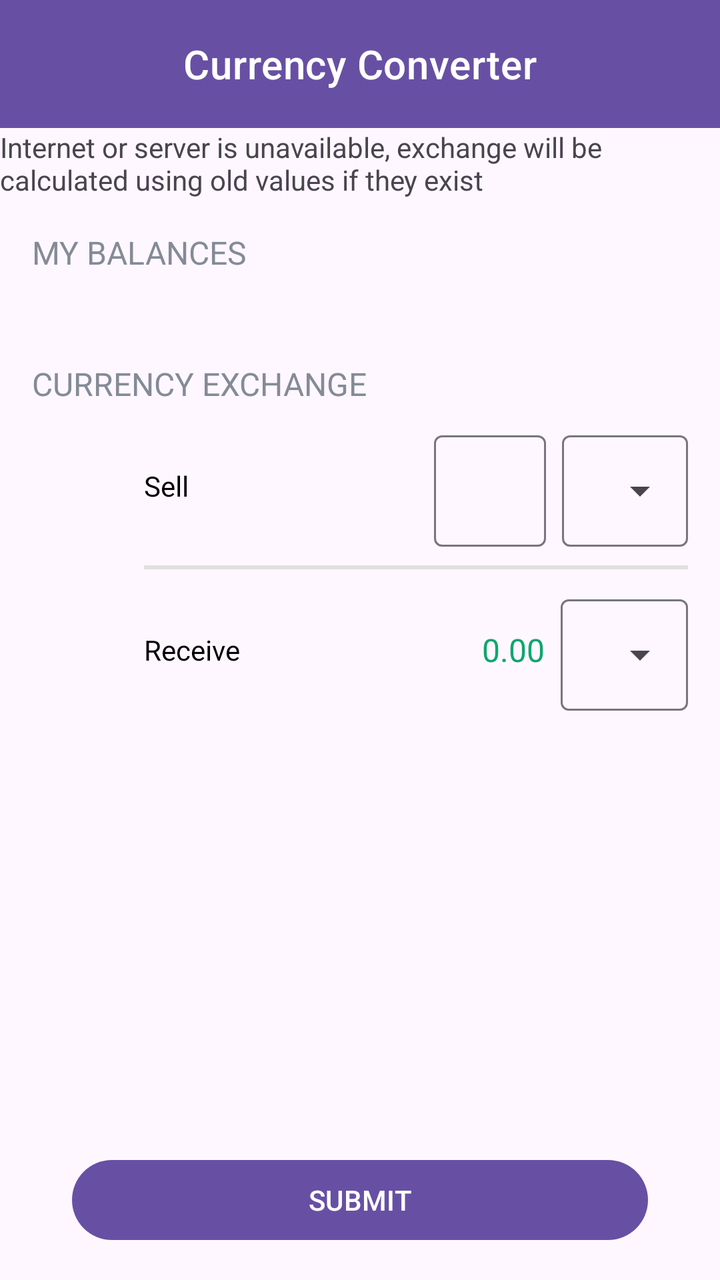
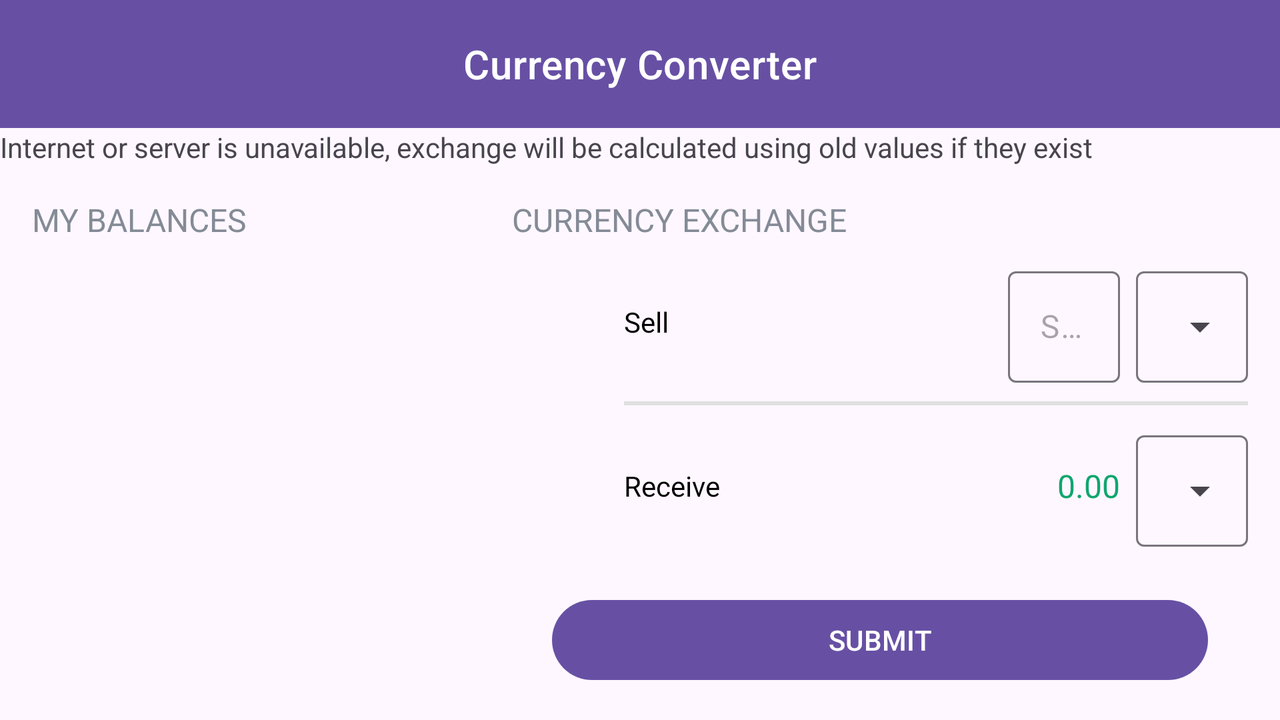

An Android layout and its configuration variant, each rendered on a device that would load it. The default file and the variant file are quoted in full after the pictures.
<!-- AndroidManifest.xml: application theme Theme.CurrencyExchangerTestTask -->
<!-- res/layout/activity_main.xml -->
<?xml version="1.0" encoding="utf-8"?>
<androidx.constraintlayout.widget.ConstraintLayout xmlns:android="http://schemas.android.com/apk/res/android"
    xmlns:app="http://schemas.android.com/apk/res-auto"
    xmlns:tools="http://schemas.android.com/tools"
    android:layout_width="match_parent"
    android:layout_height="match_parent"
    tools:context=".presentation.main.MainActivity">

    <androidx.constraintlayout.widget.Guideline
        android:id="@+id/leftGuideline"
        android:layout_width="wrap_content"
        android:layout_height="wrap_content"
        android:orientation="vertical"
        app:layout_constraintGuide_begin="@dimen/margin_start_end"/>

    <androidx.constraintlayout.widget.Guideline
        android:id="@+id/rightGuideline"
        android:layout_width="wrap_content"
        android:layout_height="wrap_content"
        android:orientation="vertical"
        app:layout_constraintGuide_end="@dimen/margin_start_end"/>

    <com.google.android.material.appbar.AppBarLayout
        android:id="@+id/appBarLayout"
        android:layout_width="match_parent"
        android:layout_height="wrap_content"
        app:layout_constraintEnd_toEndOf="parent"
        app:layout_constraintTop_toTopOf="parent">

        <com.google.android.material.appbar.MaterialToolbar
            style="@style/Widget.MaterialComponents.Toolbar.Primary"
            android:layout_width="match_parent"
            android:layout_height="?attr/actionBarSize"
            app:title="@string/currency_converter"
            app:titleCentered="true" />

    </com.google.android.material.appbar.AppBarLayout>

    <TextView
        android:id="@+id/internetText"
        style="@style/InternetErrorText"
        android:layout_width="0dp"
        android:layout_height="wrap_content"
        android:text="@string/internet_unavailable"
        app:layout_constraintEnd_toEndOf="parent"
        app:layout_constraintStart_toStartOf="parent"
        app:layout_constraintTop_toBottomOf="@+id/appBarLayout"
        tools:ignore="TextContrastCheck" />

    <TextView
        android:id="@+id/textView"
        style="@style/TitleText"
        android:layout_width="0dp"
        android:layout_height="wrap_content"
        android:text="@string/my_balances"
        android:layout_marginTop="@dimen/margin_top_bottom"
        app:layout_constraintEnd_toStartOf="@+id/rightGuideline"
        app:layout_constraintStart_toStartOf="@+id/leftGuideline"
        app:layout_constraintTop_toBottomOf="@+id/internetText"
        tools:ignore="TextContrastCheck" />

    <androidx.recyclerview.widget.RecyclerView
        android:id="@+id/balancesRecyclerView"
        android:layout_width="0dp"
        android:layout_height="wrap_content"
        android:layout_marginTop="@dimen/balances_margin_top"
        android:orientation="horizontal"
        app:layoutManager="androidx.recyclerview.widget.LinearLayoutManager"
        app:layout_constraintEnd_toEndOf="parent"
        app:layout_constraintStart_toStartOf="@+id/leftGuideline"
        app:layout_constraintTop_toBottomOf="@+id/textView"
        tools:listitem="@layout/balance_item"/>

    <TextView
        android:id="@+id/textView2"
        style="@style/TitleText"
        android:layout_width="0dp"
        android:layout_height="wrap_content"
        android:layout_marginTop="@dimen/currency_margin_top"
        android:text="@string/currency_exchange"
        app:layout_constraintEnd_toStartOf="@+id/rightGuideline"
        app:layout_constraintStart_toStartOf="@+id/leftGuideline"
        app:layout_constraintTop_toBottomOf="@+id/balancesRecyclerView"
        tools:ignore="TextContrastCheck" />

    <ImageView
        android:id="@+id/sellImageView"
        android:layout_width="@dimen/converter_icon_size"
        android:layout_height="@dimen/converter_icon_size"
        android:layout_marginTop="@dimen/currency_sell_margin_top"
        android:src="@drawable/baseline_arrow_circle_up_24"
        android:scaleType="fitCenter"
        app:layout_constraintStart_toStartOf="@+id/leftGuideline"
        app:layout_constraintTop_toBottomOf="@+id/textView2"
        android:contentDescription="@string/sell_icon" />

    <TextView
        android:id="@+id/sellTextView"
        style="@style/BodyText"
        android:layout_width="0dp"
        android:layout_height="wrap_content"
        android:text="@string/sell"
        android:layout_marginStart="@dimen/converter_item_name_margin_start"
        app:layout_constraintBottom_toBottomOf="@+id/sellImageView"
        app:layout_constraintStart_toEndOf="@+id/sellImageView"
        app:layout_constraintTop_toTopOf="@+id/sellImageView" />


    <com.google.android.material.textfield.TextInputLayout
        android:id="@+id/sellMoneyValue"
        style="@style/BodySellMoneyText"
        android:layout_width="0dp"
        android:layout_height="wrap_content"
        android:layout_marginEnd="@dimen/rates_margin_start"
        android:layout_marginStart="@dimen/rates_margin_start"
        android:gravity="end"
        app:layout_constraintBottom_toBottomOf="@+id/sellImageView"
        app:layout_constraintEnd_toStartOf="@+id/sellRatesSpinner"
        app:layout_constraintStart_toEndOf="@+id/sellTextView"
        app:layout_constraintTop_toTopOf="@+id/sellImageView">

        <com.google.android.material.textfield.TextInputEditText
            android:id="@+id/sellMoneyEditText"
            android:layout_width="wrap_content"
            android:layout_height="match_parent"
            android:inputType="numberDecimal"
            tools:ignore="DuplicateSpeakableTextCheck,TextContrastCheck" />

    </com.google.android.material.textfield.TextInputLayout>

    <com.google.android.material.textfield.TextInputLayout
        android:id="@+id/sellRatesSpinner"
        style="@style/Widget.Material3.TextInputLayout.OutlinedBox.ExposedDropdownMenu"
        android:layout_width="wrap_content"
        android:layout_height="wrap_content"
        app:layout_constraintBottom_toBottomOf="@+id/sellImageView"
        app:layout_constraintEnd_toStartOf="@+id/rightGuideline"
        app:layout_constraintTop_toTopOf="@+id/sellImageView">

        <AutoCompleteTextView
            android:id="@+id/sellRatesAutoCompleteTextView"
            android:layout_width="match_parent"
            android:layout_height="wrap_content"
            android:layout_weight="1"
            android:inputType="none"
            android:text="@string/currency_code"
            tools:ignore="LabelFor,DuplicateSpeakableTextCheck" />

    </com.google.android.material.textfield.TextInputLayout>

    <View
        android:id="@+id/view"
        android:layout_width="0dp"
        android:layout_height="@dimen/line_height"
        android:layout_marginTop="@dimen/line_margin_top"
        android:background="@color/grey"
        app:layout_constraintEnd_toStartOf="@+id/rightGuideline"
        app:layout_constraintStart_toStartOf="@+id/sellTextView"
        app:layout_constraintTop_toBottomOf="@+id/sellImageView" />

    <ImageView
        android:id="@+id/receiveImageView"
        android:layout_width="@dimen/converter_icon_size"
        android:layout_height="@dimen/converter_icon_size"
        android:layout_marginTop="@dimen/currency_receive_margin_top"
        android:contentDescription="@string/receive_icon"
        android:scaleType="fitCenter"
        android:src="@drawable/baseline_arrow_circle_down_24"
        app:layout_constraintStart_toStartOf="@+id/leftGuideline"
        app:layout_constraintTop_toBottomOf="@+id/view"
        tools:ignore="ImageContrastCheck" />

    <TextView
        android:id="@+id/receiveTextView"
        style="@style/BodyText"
        android:layout_width="0dp"
        android:layout_height="wrap_content"
        android:text="@string/receive"
        android:layout_marginStart="@dimen/converter_item_name_margin_start"
        app:layout_constraintBottom_toBottomOf="@+id/receiveImageView"
        app:layout_constraintStart_toEndOf="@+id/receiveImageView"
        app:layout_constraintTop_toTopOf="@+id/receiveImageView" />

    <TextView
        android:id="@+id/receiveMoneyValue"
        style="@style/BodyReceiveMoneyText"
        android:layout_width="0dp"
        android:layout_height="wrap_content"
        android:layout_marginEnd="@dimen/rates_margin_start"
        android:layout_marginStart="@dimen/rates_margin_start"
        android:freezesText="true"
        android:text="@string/money"
        android:gravity="end"
        app:layout_constraintBottom_toBottomOf="@+id/receiveImageView"
        app:layout_constraintEnd_toStartOf="@+id/receiveRatesSpinner"
        app:layout_constraintStart_toEndOf="@+id/receiveTextView"
        app:layout_constraintTop_toTopOf="@+id/receiveImageView"
        tools:ignore="TextContrastCheck" />

    <com.google.android.material.textfield.TextInputLayout
        android:id="@+id/receiveRatesSpinner"
        style="@style/Widget.Material3.TextInputLayout.OutlinedBox.ExposedDropdownMenu"
        android:layout_width="wrap_content"
        android:layout_height="wrap_content"
        android:hint=""
        app:layout_constraintBottom_toBottomOf="@+id/receiveImageView"
        app:layout_constraintEnd_toStartOf="@+id/rightGuideline"
        app:layout_constraintTop_toTopOf="@+id/receiveImageView">

        <AutoCompleteTextView
            android:id="@+id/receiveRatesAutoCompleteTextView"
            android:layout_width="match_parent"
            android:layout_height="wrap_content"
            android:inputType="none"
            android:layout_weight="1"
            android:text="@string/currency_receive_code"
            tools:ignore="LabelFor" />

    </com.google.android.material.textfield.TextInputLayout>

    <com.google.android.material.button.MaterialButton
        android:id="@+id/submitButton"
        android:layout_width="0dp"
        android:layout_height="wrap_content"
        android:text="@string/submit"
        android:textAllCaps="true"
        android:layout_marginStart="@dimen/submit_button_margin_start_end"
        android:layout_marginEnd="@dimen/submit_button_margin_start_end"
        android:layout_marginBottom="@dimen/margin_top_bottom"
        app:layout_constraintBottom_toBottomOf="parent"
        app:layout_constraintEnd_toStartOf="@+id/rightGuideline"
        app:layout_constraintStart_toStartOf="@+id/leftGuideline" />

</androidx.constraintlayout.widget.ConstraintLayout>
<!-- res/layout/balance_item.xml (included above) -->
<?xml version="1.0" encoding="utf-8"?>
<LinearLayout xmlns:android="http://schemas.android.com/apk/res/android"
    android:orientation="horizontal"
    android:layout_width="wrap_content"
    android:layout_height="wrap_content">

    <TextView
        android:id="@+id/currencyBalance"
        style="@style/BalanceText"
        android:layout_width="wrap_content"
        android:layout_height="wrap_content"
        android:text="@string/money" />

    <TextView
        android:id="@+id/currencyCode"
        style="@style/BalanceText"
        android:layout_width="wrap_content"
        android:layout_height="wrap_content"
        android:text="@string/currency_code"
        android:layout_marginStart="@dimen/balance_content_margin_start"/>

</LinearLayout>
<!-- resources referenced by this layout -->
<resources>
  <color name="grey">#E0E0E0</color>
  <dimen name="balance_content_margin_start">4dp</dimen>
  <dimen name="balances_margin_top">20dp</dimen>
  <dimen name="converter_icon_size">48dp</dimen>
  <dimen name="converter_item_name_margin_start">8dp</dimen>
  <dimen name="currency_margin_top">24dp</dimen>
  <dimen name="currency_receive_margin_top">16dp</dimen>
  <dimen name="currency_sell_margin_top">16dp</dimen>
  <dimen name="line_height">2dp</dimen>
  <dimen name="line_margin_top">16dp</dimen>
  <dimen name="margin_start_end">16dp</dimen>
  <dimen name="margin_top_bottom">16dp</dimen>
  <dimen name="rates_margin_start">8dp</dimen>
  <dimen name="submit_button_margin_start_end">20dp</dimen>
  <string name="currency_code">EUR</string>
  <string name="currency_converter">Currency Converter</string>
  <string name="currency_exchange">Currency Exchange</string>
  <string name="currency_receive_code">AED</string>
  <string name="internet_unavailable">Internet or server is unavailable, exchange will be calculated using old values if they exist</string>
  <string name="money">0.00</string>
  <string name="my_balances">My Balances</string>
  <string name="receive">Receive</string>
  <string name="receive_icon">Receive icon</string>
  <string name="sell">Sell</string>
  <string name="sell_icon">Sell icon</string>
  <string name="submit">Submit</string>
  <style name="BalanceText" parent="TextAppearance.AppCompat.Title">
          <item name="android:textColor">@color/black</item>
          <item name="textAllCaps">true</item>
      </style>
  <style name="BodyReceiveMoneyText" parent="TextAppearance.AppCompat.Subhead">
          <item name="android:textColor">@color/green</item>
      </style>
  <style name="BodySellMoneyText" parent="TextAppearance.AppCompat.Subhead">
          <item name="android:textColor">@color/black</item>
      </style>
  <style name="BodyText" parent="TextAppearance.AppCompat.Body1">
          <item name="android:textColor">@color/black</item>
      </style>
  <style name="TitleText" parent="TextAppearance.AppCompat.Subhead">
          <item name="android:textColor">@color/dark_grey</item>
          <item name="textAllCaps">true</item>
      </style>
  <style name="Theme.CurrencyExchangerTestTask" parent="Base.Theme.CurrencyExchangerTestTask" />
  <color name="black">#FF000000</color>
  <color name="green">#0FA66E</color>
  <color name="dark_grey">#848B96</color>
  <style name="Base.Theme.CurrencyExchangerTestTask" parent="Theme.Material3.DayNight.NoActionBar">
          
          
      </style>
</resources>
<!-- res/layout-land/activity_main.xml (the author's variant of the layout above) -->
<!-- drawn on the phone turned sideways -->
<?xml version="1.0" encoding="utf-8"?>
<androidx.constraintlayout.widget.ConstraintLayout xmlns:android="http://schemas.android.com/apk/res/android"
    xmlns:app="http://schemas.android.com/apk/res-auto"
    xmlns:tools="http://schemas.android.com/tools"
    android:layout_width="match_parent"
    android:layout_height="match_parent"
    tools:context=".presentation.main.MainActivity">

    <androidx.constraintlayout.widget.Guideline
        android:id="@+id/leftGuideline"
        android:layout_width="wrap_content"
        android:layout_height="wrap_content"
        android:orientation="vertical"
        app:layout_constraintGuide_begin="@dimen/margin_start_end"/>

    <androidx.constraintlayout.widget.Guideline
        android:id="@+id/centerGuideline"
        android:layout_width="wrap_content"
        android:layout_height="wrap_content"
        android:orientation="vertical"
        app:layout_constraintGuide_percent="0.4"/>

    <androidx.constraintlayout.widget.Guideline
        android:id="@+id/rightGuideline"
        android:layout_width="wrap_content"
        android:layout_height="wrap_content"
        android:orientation="vertical"
        app:layout_constraintGuide_end="@dimen/margin_start_end"/>

    <com.google.android.material.appbar.AppBarLayout
        android:id="@+id/appBarLayout"
        android:layout_width="match_parent"
        android:layout_height="wrap_content"
        app:layout_constraintEnd_toEndOf="parent"
        app:layout_constraintTop_toTopOf="parent">

        <com.google.android.material.appbar.MaterialToolbar
            style="@style/Widget.MaterialComponents.Toolbar.Primary"
            android:layout_width="match_parent"
            android:layout_height="?attr/actionBarSize"
            app:title="@string/currency_converter"
            app:titleCentered="true" />

    </com.google.android.material.appbar.AppBarLayout>


    <TextView
        android:id="@+id/internetText"
        style="@style/InternetErrorText"
        android:layout_width="0dp"
        android:layout_height="wrap_content"
        android:text="@string/internet_unavailable"
        app:layout_constraintEnd_toEndOf="parent"
        app:layout_constraintStart_toStartOf="parent"
        app:layout_constraintTop_toBottomOf="@+id/appBarLayout" />

    <TextView
        android:id="@+id/textView"
        style="@style/TitleText"
        android:layout_width="0dp"
        android:layout_height="wrap_content"
        android:layout_marginTop="@dimen/margin_top_bottom"
        android:text="@string/my_balances"
        app:layout_constraintEnd_toStartOf="@+id/centerGuideline"
        app:layout_constraintStart_toStartOf="@+id/leftGuideline"
        app:layout_constraintTop_toBottomOf="@+id/internetText"
        tools:ignore="TextContrastCheck" />

    <androidx.recyclerview.widget.RecyclerView
        android:id="@+id/balancesRecyclerView"
        android:layout_width="0dp"
        android:layout_height="0dp"
        android:layout_marginTop="@dimen/balances_margin_top"
        android:layout_marginBottom="@dimen/balances_margin_top"
        android:orientation="vertical"
        app:layoutManager="androidx.recyclerview.widget.LinearLayoutManager"
        app:layout_constraintBottom_toBottomOf="parent"
        app:layout_constraintEnd_toStartOf="@+id/centerGuideline"
        app:layout_constraintStart_toStartOf="@+id/leftGuideline"
        app:layout_constraintTop_toBottomOf="@+id/textView"
        tools:listitem="@layout/balance_item" />

    <TextView
        android:id="@+id/textView2"
        style="@style/TitleText"
        android:layout_width="0dp"
        android:layout_height="wrap_content"
        android:text="@string/currency_exchange"
        android:layout_marginTop="@dimen/margin_top_bottom"
        app:layout_constraintEnd_toStartOf="@+id/rightGuideline"
        app:layout_constraintStart_toStartOf="@+id/centerGuideline"
        app:layout_constraintTop_toBottomOf="@+id/internetText"
        tools:ignore="TextContrastCheck" />

    <ImageView
        android:id="@+id/sellImageView"
        android:layout_width="@dimen/converter_icon_size"
        android:layout_height="@dimen/converter_icon_size"
        android:layout_marginTop="@dimen/currency_sell_margin_top"
        android:contentDescription="@string/sell_icon"
        android:scaleType="fitCenter"
        android:src="@drawable/baseline_arrow_circle_up_24"
        app:layout_constraintStart_toStartOf="@+id/centerGuideline"
        app:layout_constraintTop_toBottomOf="@+id/textView2" />

    <TextView
        android:id="@+id/sellTextView"
        style="@style/BodyText"
        android:layout_width="0dp"
        android:layout_height="wrap_content"
        android:text="@string/sell"
        android:layout_marginStart="@dimen/converter_item_name_margin_start"
        app:layout_constraintBottom_toBottomOf="@+id/sellImageView"
        app:layout_constraintStart_toEndOf="@+id/sellImageView"
        app:layout_constraintTop_toTopOf="@+id/sellImageView" />

    <com.google.android.material.textfield.TextInputLayout
        android:id="@+id/sellMoneyValue"
        style="@style/BodySellMoneyText"
        android:layout_width="0dp"
        android:layout_height="wrap_content"
        android:layout_marginEnd="@dimen/rates_margin_start"
        android:layout_marginStart="@dimen/rates_margin_start"
        android:hint="@string/sell"
        android:gravity="end"
        app:layout_constraintBottom_toBottomOf="@+id/sellImageView"
        app:layout_constraintEnd_toStartOf="@+id/sellRatesSpinner"
        app:layout_constraintStart_toEndOf="@+id/sellTextView"
        app:layout_constraintTop_toTopOf="@+id/sellImageView">

        <com.google.android.material.textfield.TextInputEditText
            android:id="@+id/sellMoneyEditText"
            android:layout_width="wrap_content"
            android:layout_height="match_parent"
            android:inputType="numberDecimal"/>

    </com.google.android.material.textfield.TextInputLayout>

    <com.google.android.material.textfield.TextInputLayout
        android:id="@+id/sellRatesSpinner"
        style="@style/Widget.Material3.TextInputLayout.OutlinedBox.ExposedDropdownMenu"
        android:layout_width="wrap_content"
        android:layout_height="wrap_content"
        android:hint=""
        app:layout_constraintBottom_toBottomOf="@+id/sellImageView"
        app:layout_constraintEnd_toStartOf="@+id/rightGuideline"
        app:layout_constraintTop_toTopOf="@+id/sellImageView">

        <AutoCompleteTextView
            android:id="@+id/sellRatesAutoCompleteTextView"
            android:layout_width="match_parent"
            android:layout_height="wrap_content"
            android:inputType="none"
            android:layout_weight="1"
            app:simpleItems="@array/sell_currency_codes"
            tools:ignore="LabelFor" />

    </com.google.android.material.textfield.TextInputLayout>

    <View
        android:id="@+id/view"
        android:layout_width="0dp"
        android:layout_height="@dimen/line_height"
        android:layout_marginTop="@dimen/line_margin_top"
        android:background="@color/grey"
        app:layout_constraintEnd_toStartOf="@+id/rightGuideline"
        app:layout_constraintStart_toStartOf="@+id/sellTextView"
        app:layout_constraintTop_toBottomOf="@+id/sellImageView" />

    <ImageView
        android:id="@+id/receiveImageView"
        android:layout_width="@dimen/converter_icon_size"
        android:layout_height="@dimen/converter_icon_size"
        android:layout_marginTop="@dimen/currency_receive_margin_top"
        android:contentDescription="@string/receive_icon"
        android:scaleType="fitCenter"
        android:src="@drawable/baseline_arrow_circle_down_24"
        app:layout_constraintStart_toStartOf="@+id/centerGuideline"
        app:layout_constraintTop_toBottomOf="@+id/view"
        tools:ignore="ImageContrastCheck" />

    <TextView
        android:id="@+id/receiveTextView"
        style="@style/BodyText"
        android:layout_width="0dp"
        android:layout_height="wrap_content"
        android:text="@string/receive"
        android:layout_marginStart="@dimen/converter_item_name_margin_start"
        app:layout_constraintBottom_toBottomOf="@+id/receiveImageView"
        app:layout_constraintStart_toEndOf="@+id/receiveImageView"
        app:layout_constraintTop_toTopOf="@+id/receiveImageView" />

    <TextView
        android:id="@+id/receiveMoneyValue"
        style="@style/BodyReceiveMoneyText"
        android:layout_width="wrap_content"
        android:layout_height="wrap_content"
        android:layout_marginEnd="@dimen/rates_margin_start"
        android:text="@string/money"
        app:layout_constraintBottom_toBottomOf="@+id/receiveImageView"
        app:layout_constraintEnd_toStartOf="@+id/receiveRatesSpinner"
        app:layout_constraintTop_toTopOf="@+id/receiveImageView"
        tools:ignore="TextContrastCheck" />

    <com.google.android.material.textfield.TextInputLayout
        android:id="@+id/receiveRatesSpinner"
        style="@style/Widget.Material3.TextInputLayout.OutlinedBox.ExposedDropdownMenu"
        android:layout_width="wrap_content"
        android:layout_height="wrap_content"
        android:hint=""
        app:layout_constraintBottom_toBottomOf="@+id/receiveImageView"
        app:layout_constraintEnd_toStartOf="@+id/rightGuideline"
        app:layout_constraintTop_toTopOf="@+id/receiveImageView">

        <AutoCompleteTextView
            android:id="@+id/receiveRatesAutoCompleteTextView"
            android:layout_width="match_parent"
            android:layout_height="wrap_content"
            android:inputType="none"
            android:layout_weight="1"
            app:simpleItems="@array/receive_currency_codes"
            tools:ignore="LabelFor" />

    </com.google.android.material.textfield.TextInputLayout>

    <com.google.android.material.button.MaterialButton
        android:id="@+id/submitButton"
        android:layout_width="0dp"
        android:layout_height="wrap_content"
        android:layout_marginEnd="@dimen/submit_button_margin_start_end"
        android:layout_marginStart="@dimen/submit_button_margin_start_end"
        android:layout_marginBottom="@dimen/margin_top_bottom"
        android:text="@string/submit"
        android:textAllCaps="true"
        app:layout_constraintBottom_toBottomOf="parent"
        app:layout_constraintEnd_toStartOf="@+id/rightGuideline"
        app:layout_constraintStart_toStartOf="@+id/centerGuideline" />

</androidx.constraintlayout.widget.ConstraintLayout>
<!-- resources referenced by the variant -->
<!-- as the phone turned sideways resolves them -->
<resources>
  <string-array name="sell_currency_codes">
          <item>EUR</item>
      </string-array>
  <color name="grey">#E0E0E0</color>
  <dimen name="balance_content_margin_start">4dp</dimen>
  <dimen name="balances_margin_top">20dp</dimen>
  <dimen name="converter_icon_size">48dp</dimen>
  <dimen name="converter_item_name_margin_start">8dp</dimen>
  <dimen name="currency_receive_margin_top">16dp</dimen>
  <dimen name="currency_sell_margin_top">16dp</dimen>
  <dimen name="line_height">2dp</dimen>
  <dimen name="line_margin_top">16dp</dimen>
  <dimen name="margin_start_end">16dp</dimen>
  <dimen name="margin_top_bottom">16dp</dimen>
  <dimen name="rates_margin_start">8dp</dimen>
  <dimen name="submit_button_margin_start_end">20dp</dimen>
  <string name="currency_code">EUR</string>
  <string name="currency_converter">Currency Converter</string>
  <string name="currency_exchange">Currency Exchange</string>
  <string name="internet_unavailable">Internet or server is unavailable, exchange will be calculated using old values if they exist</string>
  <string name="money">0.00</string>
  <string name="my_balances">My Balances</string>
  <string name="receive">Receive</string>
  <string name="receive_icon">Receive icon</string>
  <string name="sell">Sell</string>
  <string name="sell_icon">Sell icon</string>
  <string name="submit">Submit</string>
  <style name="BalanceText" parent="TextAppearance.AppCompat.Title">
          <item name="android:textColor">@color/black</item>
          <item name="textAllCaps">true</item>
      </style>
  <style name="BodyReceiveMoneyText" parent="TextAppearance.AppCompat.Subhead">
          <item name="android:textColor">@color/green</item>
      </style>
  <style name="BodySellMoneyText" parent="TextAppearance.AppCompat.Subhead">
          <item name="android:textColor">@color/black</item>
      </style>
  <style name="BodyText" parent="TextAppearance.AppCompat.Body1">
          <item name="android:textColor">@color/black</item>
      </style>
  <style name="TitleText" parent="TextAppearance.AppCompat.Subhead">
          <item name="android:textColor">@color/dark_grey</item>
          <item name="textAllCaps">true</item>
      </style>
  <style name="Theme.CurrencyExchangerTestTask" parent="Base.Theme.CurrencyExchangerTestTask" />
  <color name="black">#FF000000</color>
  <color name="green">#0FA66E</color>
  <color name="dark_grey">#848B96</color>
  <style name="Base.Theme.CurrencyExchangerTestTask" parent="Theme.Material3.DayNight.NoActionBar">
          
          
      </style>
</resources>
